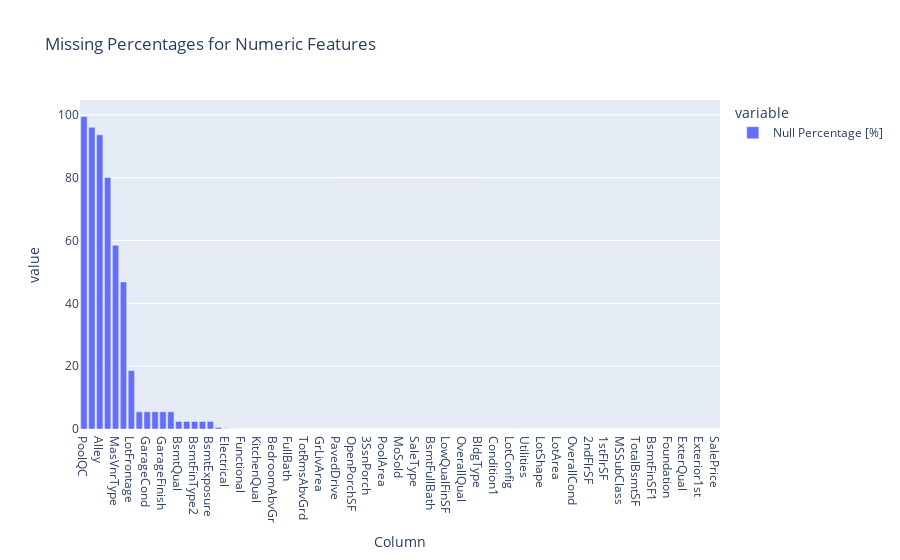

Source (notebook cell):
### Code cell
null_percentages = calculate_null_percentage(train_df)
null_percentages.set_index('Column').plot(kind = 'bar', title = 'Missing Percentages for Numeric Features', backend = 'plotly')

### Figure 1 — Plotly figure (JSON) as saved in the notebook; plotly's stock layout.template omitted (floating-point values rounded to 4 significant figures)
{"data": [{"alignmentgroup": "True", "hovertemplate": "variable=Null Percentage [%]<br>Column=%{x}<br>value=%{y}<extra></extra>", "legendgroup": "Null Percentage [%]", "marker": {"color": "#636efa", "pattern": {"shape": ""}}, "name": "Null Percentage [%]", "offsetgroup": "Null Percentage [%]", "orientation": "v", "showlegend": true, "textposition": "auto", "type": "bar", "x": ["PoolQC", "MiscFeature", "Alley", "Fence", "MasVnrType", "FireplaceQu", "LotFrontage", "GarageYrBlt", "GarageCond", "GarageType", "GarageFinish", "GarageQual", "BsmtQual", "BsmtCond", "BsmtFinType2", "BsmtFinType1", "BsmtExposure", "MasVnrArea", "Electrical", "Id", "Functional", "Fireplaces", "KitchenQual", "KitchenAbvGr", "BedroomAbvGr", "HalfBath", "FullBath", "BsmtHalfBath", "TotRmsAbvGrd", "GarageCars", "GrLivArea", "GarageArea", "PavedDrive", "WoodDeckSF", "OpenPorchSF", "EnclosedPorch", "3SsnPorch", "ScreenPorch", "PoolArea", "MiscVal", "MoSold", "YrSold", "SaleType", "SaleCondition", "BsmtFullBath", "HeatingQC", "LowQualFinSF", "LandSlope", "OverallQual", "HouseStyle", "BldgType", "Condition2", "Condition1", "Neighborhood", "LotConfig", "YearBuilt", "Utilities", "LandContour", "LotShape", "Street", "LotArea", "MSZoning", "OverallCond", "YearRemodAdd", "2ndFlrSF", "BsmtFinSF2", "1stFlrSF", "CentralAir", "MSSubClass", "Heating", "TotalBsmtSF", "BsmtUnfSF", "BsmtFinSF1", "RoofStyle", "Foundation", "ExterCond", "ExterQual", "Exterior2nd", "Exterior1st", "RoofMatl", "SalePrice"], "xaxis": "x", "y": [99.49, 96.06, 93.66, 80.05, 58.48, 46.83, 18.58, 5.48, 5.48, 5.48, 5.48, 5.48, 2.4, 2.4, 2.4, 2.4, 2.4, 0.51, 0.09, 0, 0, 0, 0, 0, 0, 0, 0, 0, 0, 0, 0, 0, 0, 0, 0, 0, 0, 0, 0, 0, 0, 0, 0, 0, 0, 0, 0, 0, 0, 0, 0, 0, 0, 0, 0, 0, 0, 0, 0, 0, 0, 0, 0, 0, 0, 0, 0, 0, 0, 0, 0, 0, 0, 0, 0, 0, 0, 0, 0, 0, 0], "yaxis": "y"}], "layout": {"barmode": "relative", "legend": {"title": {"text": "variable"}, "tracegroupgap": 0}, "title": {"text": "Missing Percentages for Numeric Features"}, "xaxis": {"anchor": "y", "domain": [0, 1], "title": {"text": "Column"}}, "yaxis": {"anchor": "x", "domain": [0, 1], "title": {"text": "value"}}}}
